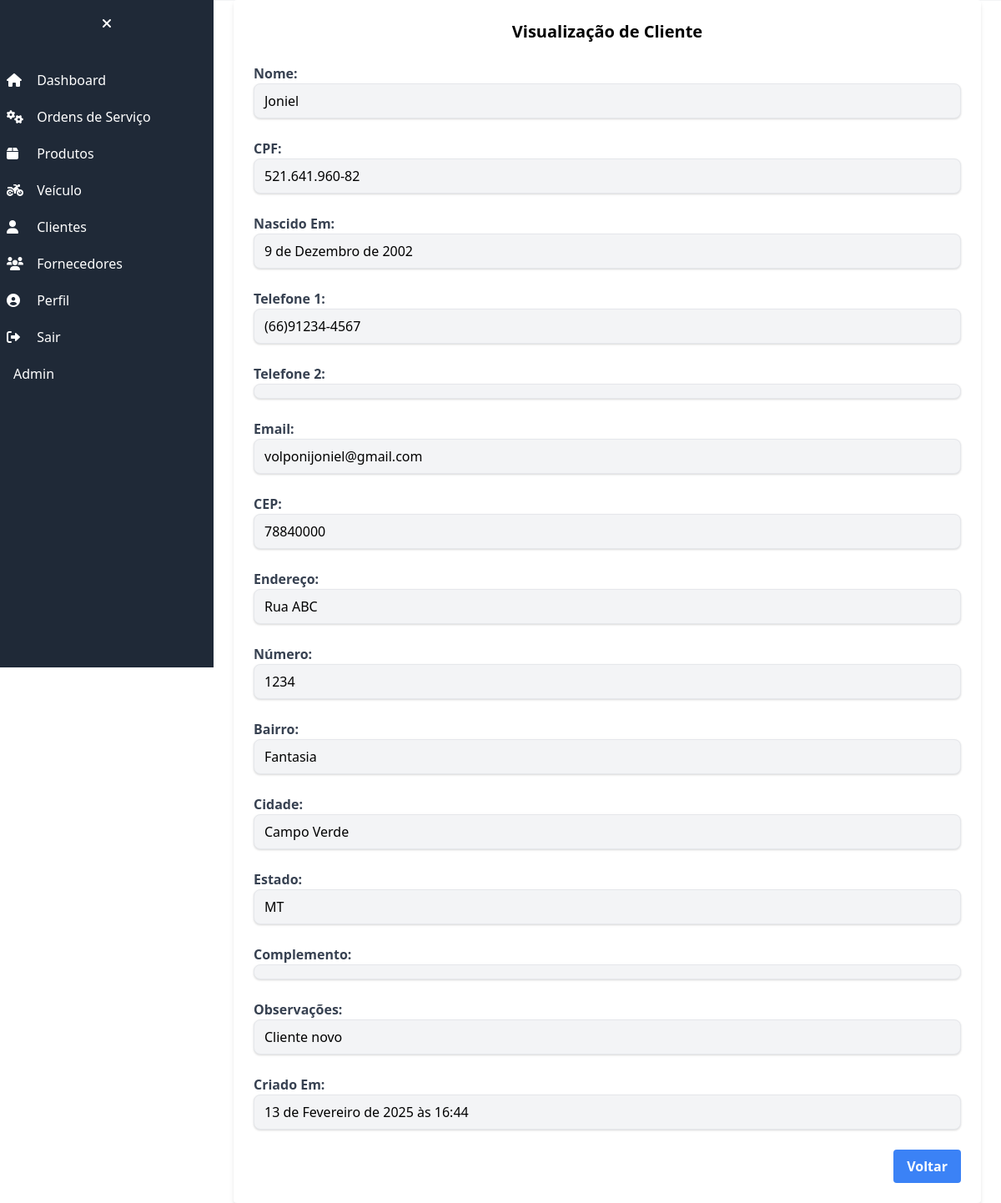
The page /clientes/cliente/1/ (signed in) on the database its author committed.
### cliente/models.py (models this page shows, shortened)
class Cliente(models.Model):
    nome = models.CharField('NOME', max_length=255)
    cpf_cnpj = models.CharField('CPF', max_length=18, validators=[validate_cpf_cnpj])
    data_nascimento = models.DateField('NASCIDO EM')
    telefone = models.CharField('TELEFONE 1', max_length=20, validators=[validate_phone])
    telefone2 = models.CharField('TELEFONE 2', max_length=20, validators=[validate_phone], blank=True)
    email = models.EmailField('EMAIL', blank=True)
    endereco_cep = models.CharField('CEP', max_length=10, blank=True)
    endereco_logradouro = models.CharField('ENDEREÇO', max_length=255, blank=True)
    endereco_numero = models.CharField('NÚMERO', max_length=10, blank=True)
    endereco_bairro = models.CharField('BAIRRO', max_length=255, blank=True)
    endereco_cidade = models.CharField('CIDADE', max_length=255, blank=True)
    endereco_estado = models.CharField('ESTADO', max_length=2, choices=ESTADOS_CHOICES, blank=True)
    endereco_complemento = models.CharField('COMPLEMENTO', max_length=255, blank=True)
    observacao = models.TextField('OBSERVAÇÕES', blank=True)
    criado_em = models.DateTimeField('CRIADO EM', auto_now_add=True)
    class Meta:
        verbose_name = 'Cliente'
        verbose_name_plural = 'Clientes'

### cliente/views.py (the view)
# urls.py: path('cliente/<int:pk>/', ClienteDetailView.as_view(), name='cliente_detail'),
class ClienteDetailView(DetailView):
    model = Cliente
    template_name = 'cliente_detail.html'
    context_object_name = 'cliente'

### cliente/templates/cliente_detail.html (shortened to what this page needs)
{% extends "base.html" %}
{% block content %}
<div class="w-full max-w-4xl bg-white mx-auto rounded shadow-md p-6">
    <h2 class="text-xl font-bold mb-6 text-center">Visualização de Cliente</h2>
    <div class="grid grid-cols-1 gap-6">
        <div>
            <label class="block font-bold text-gray-700">Nome:</label>
            <p class="py-2 px-3 border rounded-lg shadow bg-gray-100">{{cliente.nome}}</p>
        </div>
        <div>
            <label class="block font-bold text-gray-700">CPF:</label>
            <p class="py-2 px-3 border rounded-lg shadow bg-gray-100">{{cliente.cpf_cnpj}}</p>
        </div>
        <div>
            <label class="block font-bold text-gray-700">Nascido Em:</label>
            <p class="py-2 px-3 border rounded-lg shadow bg-gray-100">{{cliente.data_nascimento}}</p>
        </div>
        <div>
            <label class="block font-bold text-gray-700">Telefone 1:</label>
            <p class="py-2 px-3 border rounded-lg shadow bg-gray-100">{{cliente.telefone}}</p>
        </div>
        <div>
            <label class="block font-bold text-gray-700">Telefone 2:</label>
            <p class="py-2 px-3 border rounded-lg shadow bg-gray-100">{{cliente.telefone2}}</p>
        </div>
        <div>
            <label class="block font-bold text-gray-700">Email:</label>
            <p class="py-2 px-3 border rounded-lg shadow bg-gray-100">{{cliente.email}}</p>
        </div>
        <div>
            <label class="block font-bold text-gray-700">CEP:</label>
            <p class="py-2 px-3 border rounded-lg shadow bg-gray-100">{{cliente.endereco_cep}}</p>
        </div>
        <div>
            <label class="block font-bold text-gray-700">Endereço:</label>
            <p class="py-2 px-3 border rounded-lg shadow bg-gray-100">{{cliente.endereco_logradouro}}</p>
        </div>
        <div>
            <label class="block font-bold text-gray-700">Número:</label>
            <p class="py-2 px-3 border rounded-lg shadow bg-gray-100">{{cliente.endereco_numero}}</p>
        </div>
        <div>
            <label class="block font-bold text-gray-700">Bairro:</label>
            <p class="py-2 px-3 border rounded-lg shadow bg-gray-100">{{cliente.endereco_bairro}}</p>
        </div>
        <div>
            <label class="block font-bold text-gray-700">Cidade:</label>
            <p class="py-2 px-3 border rounded-lg shadow bg-gray-100">{{cliente.endereco_cidade}}</p>
        </div>
        <div>
            <label class="block font-bold text-gray-700">Estado:</label>
            <p class="py-2 px-3 border rounded-lg shadow bg-gray-100">{{cliente.endereco_estado}}</p>
        </div>
        <div>
            <label class="block font-bold text-gray-700">Complemento:</label>
            <p class="py-2 px-3 border rounded-lg shadow bg-gray-100">{{cliente.endereco_complemento}}</p>
        </div>
        <div>
            <label class="block font-bold text-gray-700">Observações:</label>
            <p class="py-2 px-3 border rounded-lg shadow bg-gray-100">{{cliente.observacao}}</p>
        </div>
        <div>
            <label class="block font-bold text-gray-700">Criado Em:</label>
            <p class="py-2 px-3 border rounded-lg shadow bg-gray-100">{{cliente.criado_em}}</p>
        </div>
    </div>
    <div class="mt-6 flex justify-end">
        <a href="/clientes" class="bg-blue-500 hover:bg-blue-600 text-white font-bold py-2 px-4 rounded focus:outline-none focus:shadow-outline">Voltar</a>
    </div>
</div>
{% endblock  %}

### rows shown on the page
Cliente: nome "Joniel", cpf_cnpj "521.641.960-82", data_nascimento "9 de Dezembro de 2002", telefone "(66)91234-4567", email "volponijoniel@gmail.com", endereco_cep "78840000", endereco_logradouro "Rua ABC", endereco_numero "1234", endereco_bairro "Fantasia", endereco_cidade "Campo Verde", endereco_estado "MT", observacao "Cliente novo", criado_em "13 de Fevereiro de 2025 às 16:44"
